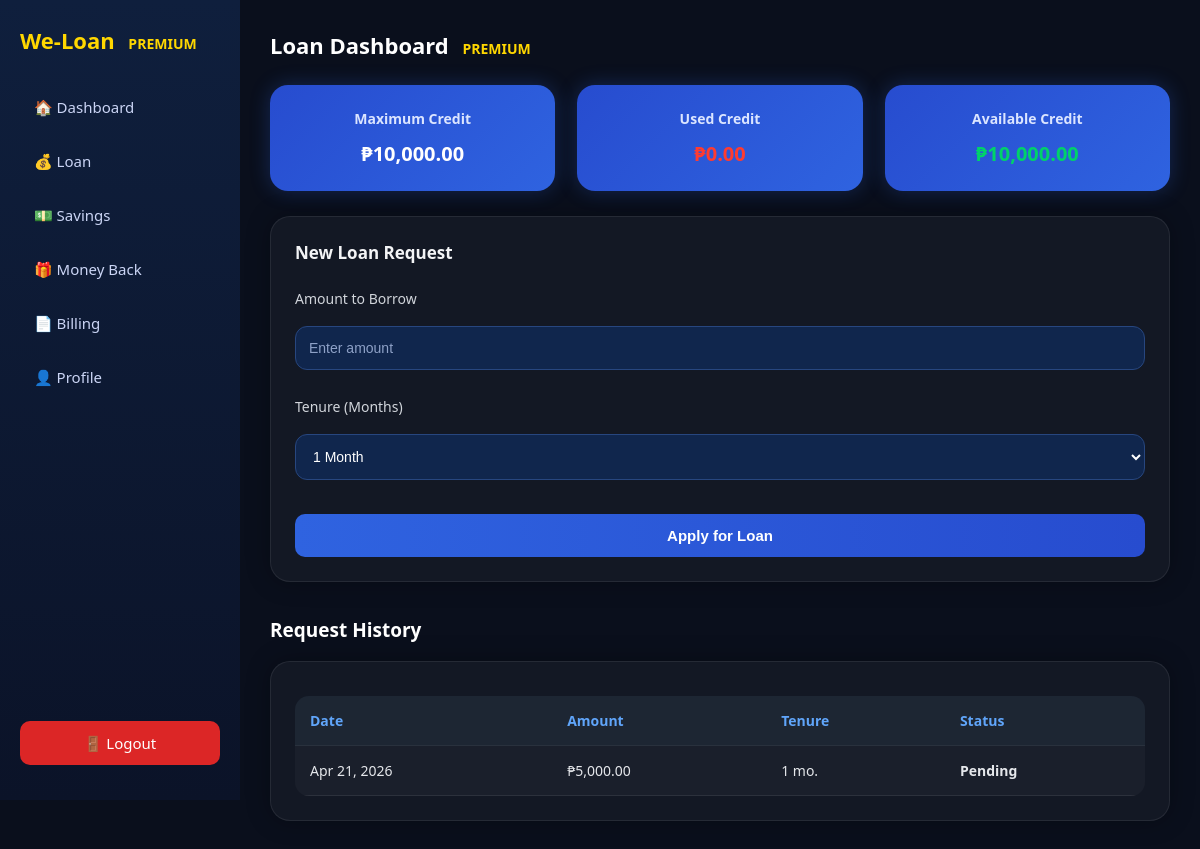
Page /premium_user/loan.php (signed in) on the committed database.
### tables this page shows
CREATE TABLE `loan_requests` (
  `id` int(11) NOT NULL,
  `user_id` int(11) NOT NULL,
  `amount` decimal(10,2) NOT NULL,
  `tenure_months` int(11) NOT NULL,
  `status` enum('pending','approved','rejected') DEFAULT 'pending',
  `rejection_reason` text DEFAULT NULL,
  `approved_by` int(11) DEFAULT NULL,
  `approved_at` timestamp NULL DEFAULT NULL,
  `created_at` timestamp NOT NULL DEFAULT current_timestamp()
);

### premium_user/loan.php (the view, shortened to what this page needs)
<?php
require_once __DIR__ . '/../db_connect_new.php';
$user_id = $_SESSION['user_id'];
$max_credit = 10000;
$stmt = $pdo->prepare("
    SELECT COALESCE(SUM(amount),0)
    FROM loan_requests
    WHERE user_id=?
    AND status='approved'
");
$stmt->execute([$user_id]);
$used_credit = (float)$stmt->fetchColumn();
$available_credit = max(0, $max_credit - $used_credit);
$stmt = $pdo->prepare("
    SELECT * FROM loan_requests
    WHERE user_id=?
    ORDER BY id DESC
");
$stmt->execute([$user_id]);
$requests = $stmt->fetchAll(PDO::FETCH_ASSOC);
?>
<!DOCTYPE html>
<html>
<head>
    <link rel="stylesheet" href="premiumdb.css">
</head>
<body>
<div class="container">
<?php include 'sidebar.php'; ?>
<div class="main">
<div class="premium-loan-wrapper">
    <h2 class="premium-loan-title">Loan Dashboard</h2>
    <div class="premium-loan-topcards">
        <div class="premium-loan-creditbox">
            <h4>Maximum Credit</h4>
            <span>₱<?= number_format($max_credit,2) ?></span>
        </div>
        <div class="premium-loan-creditbox">
            <h4>Used Credit</h4>
            <span class="loan-used">₱<?= number_format($used_credit,2) ?></span>
        </div>
        <div class="premium-loan-creditbox">
            <h4>Available Credit</h4>
            <span class="loan-available">₱<?= number_format($available_credit,2) ?></span>
        </div>
    </div>
    <div class="premium-loan-panel">
        <h3>New Loan Request</h3>
        <form method="POST" class="premium-loan-form">
            <label>Amount to Borrow</label>
            <input type="number" name="amount"
                   placeholder="Enter amount"
                   min="5000"
                   max="<?= $available_credit ?>"
                   required>
            <label>Tenure (Months)</label>
            <select name="months">
                <option value="1">1 Month</option>
            </select>
            <button name="apply">Apply for Loan</button>
        </form>
    </div>
    <h3 class="premium-loan-history-title">Request History</h3>
    <div class="premium-loan-panel">
        <table class="premium-loan-table">
            <tr>
                <th>Date</th>
                <th>Amount</th>
                <th>Tenure</th>
                <th>Status</th>
            </tr>
            <?php foreach($requests as $r): ?>
            <tr>
                <td><?= date("M d, Y", strtotime($r['created_at'])) ?></td>
                <td>₱<?= number_format($r['amount'],2) ?></td>
                <td><?= $r['tenure_months'] ?> mo.</td>
                <td class="<?= $r['status'] ?>">
                    <?= ucfirst($r['status']) ?>
                </td>
            </tr>
            <?php endforeach; ?>
        </table>
    </div>
</div>
</div>
</div>
</body>
</html>

### premium_user/premiumdb.css (style rules this page uses)
* { margin: 0; padding: 0; box-sizing: border-box; }
body { font-family: 'Segoe UI', Arial, sans-serif; background: #0a0f1c; color: #e5e7eb; }
.container { display: flex; }
.main { margin-left: 240px; padding: 30px; width: calc(100% - 240px); }
h2 { margin-bottom: 20px; font-weight: 600; }
h2::after { content: " PREMIUM"; color: gold; font-size: 14px; margin-left: 10px; }
table { width: 100%; border-collapse: collapse; margin-top: 10px; border-radius: 12px; overflow: hidden; }
th { text-align: left; padding: 14px; font-size: 14px; background: rgba(255,255,255,0.08); }
td { padding: 14px; font-size: 14px; border-bottom: 1px solid rgba(255,255,255,0.08); }
label { font-size: 14px; display: block; margin-top: 10px; color: #cbd5f5; }
input, select { width: 100%; padding: 12px; margin-top: 6px; margin-bottom: 10px; border-radius: 10px; border: 1px solid rgba(255,255,255,0.1); background: rgba(15, 42, 82, 0.6); color: white; font-size: 14px; outline: none; }
button { margin-top: 10px; background: linear-gradient(135deg, #facc15, #f59e0b); color: black; padding: 12px; border: none; width: 100%; border-radius: 10px; cursor: pointer; font-size: 15px; transition: 0.3s; }
.pending { color: #facc15; }
.premium-loan-wrapper { width: 100%; }
.premium-loan-title { font-size: 22px; font-weight: 700; color: #ffffff; margin-bottom: 25px; }
.premium-loan-topcards { display: flex; gap: 22px; flex-wrap: wrap; margin-bottom: 25px; }
.premium-loan-creditbox { flex: 1; min-width: 260px; background: linear-gradient(135deg, #274ccf, #2f63e0); border-radius: 18px; padding: 24px; text-align: center; box-shadow: 0 0 20px rgba(52,114,255,0.25); }
.premium-loan-creditbox h4 { color: #dbe5ff; font-size: 14px; margin-bottom: 12px; font-weight: 600; }
.premium-loan-creditbox span { font-size: 20px; font-weight: bold; color: #fff; }
.premium-loan-creditbox .loan-used { color: #ff3b30; }
.premium-loan-creditbox .loan-available { color: #00d26a; }
.premium-loan-panel { background: rgba(255,255,255,0.04); border-radius: 20px; padding: 24px; margin-bottom: 35px; border: 1px solid rgba(255,255,255,0.08); box-shadow: 0 0 25px rgba(0,0,0,0.30); }
.premium-loan-panel h3 { margin-bottom: 20px; font-size: 17px; color: #f3f4f6; }
.premium-loan-form { display: flex; flex-direction: column; gap: 12px; }
.premium-loan-form label { color: #d1d5db; font-size: 14px; margin-top: 5px; }
.premium-loan-form input, .premium-loan-form select { width: 100%; background: #10264d; border: 1px solid #27467f; color: white; padding: 13px; border-radius: 12px; font-size: 14px; outline: none; }
.premium-loan-form input::placeholder { color: #8ea1c7; }
.premium-loan-form button { width: 100%; margin-top: 12px; background: linear-gradient(90deg,#2f63e0,#274ccf); color: white; border: none; padding: 13px; border-radius: 10px; font-size: 15px; cursor: pointer; font-weight: 600; }
.premium-loan-history-title { color: white; margin-bottom: 18px; font-size: 19px; }
.premium-loan-table { width: 100%; border-collapse: collapse; overflow: hidden; border-radius: 14px; }
.premium-loan-table th { background: rgba(31,41,55,0.85); color: #60a5fa; padding: 15px; text-align: left; font-size: 14px; }
.premium-loan-table td { background: rgba(255,255,255,0.03); color: #e5e7eb; padding: 15px; border-top: 1px solid rgba(255,255,255,0.05); }
.pending { color:#facc15; font-weight:600; }

### rows in the picture
loan_requests: created_at "Apr 21, 2026", amount "5,000.00", tenure_months "1", status "Pending"

### other values in the picture
$max_credit "10,000.00"
$used_credit "0.00"
$available_credit "10,000.00"
